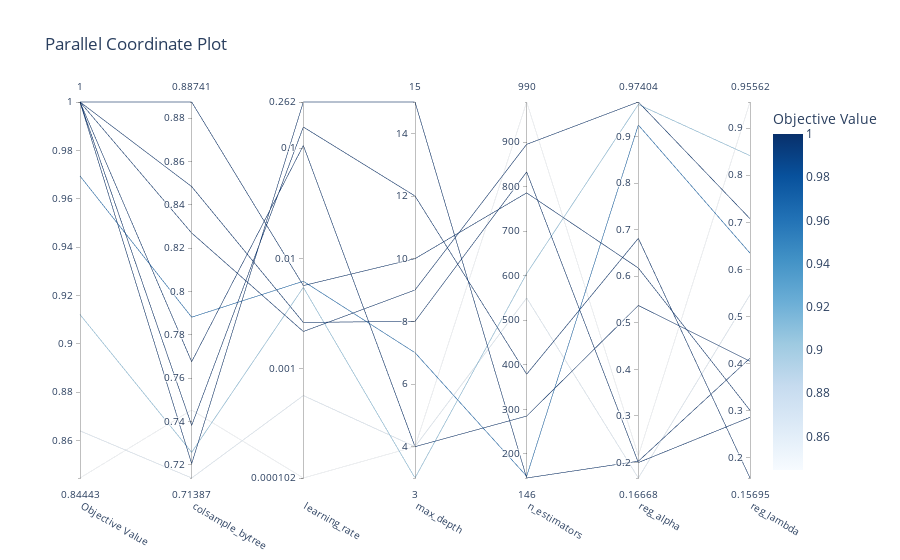

The notebook cell saved with this chart:
### Code cell
vis.plot_parallel_coordinate(study).show()

### Figure 1 — Plotly figure (JSON) as saved in the notebook; plotly's stock layout.template omitted (floating-point values rounded to 4 significant figures)
{"data": [{"dimensions": [{"label": "Objective Value", "range": [0.8444, 1], "values": [0.9694, 1, 0.8444, 1, 0.8639, 0.912, 1, 1, 1, 1]}, {"label": "colsample_bytree", "range": [0.7139, 0.8874], "values": [0.7881, 0.7382, 0.7452, 0.827, 0.7139, 0.7257, 0.8874, 0.7675, 0.8484, 0.7205]}, {"label": "learning_rate", "range": [-3.991, -0.5823], "ticktext": ["0.000102", "0.001", "0.01", "0.1", "0.262"], "tickvals": [-3.991, -3, -2, -1, -0.5823], "values": [-2.207, -0.8092, -3.991, -2.663, -3.243, -2.263, -2.246, -0.9759, -2.58, -0.5823]}, {"label": "max_depth", "range": [3, 15], "values": [7, 12, 4, 9, 4, 3, 10, 4, 8, 15]}, {"label": "n_estimators", "range": [146, 990], "values": [150, 379, 990, 895, 550, 605, 786, 285, 833, 146]}, {"label": "reg_alpha", "range": [0.1667, 0.974], "values": [0.9246, 0.6813, 0.2143, 0.974, 0.1667, 0.9687, 0.6175, 0.5371, 0.1999, 0.2027]}, {"label": "reg_lambda", "range": [0.157, 0.9556], "values": [0.6346, 0.157, 0.9556, 0.7077, 0.5461, 0.8416, 0.3008, 0.405, 0.2858, 0.4113]}], "labelangle": 30, "labelside": "bottom", "line": {"color": [0.9694, 1, 0.8444, 1, 0.8639, 0.912, 1, 1, 1, 1], "colorbar": {"title": {"text": "Objective Value"}}, "colorscale": [[0, "rgb(247,251,255)"], [0.125, "rgb(222,235,247)"], [0.25, "rgb(198,219,239)"], [0.375, "rgb(158,202,225)"], [0.5, "rgb(107,174,214)"], [0.625, "rgb(66,146,198)"], [0.75, "rgb(33,113,181)"], [0.875, "rgb(8,81,156)"], [1, "rgb(8,48,107)"]], "reversescale": false, "showscale": true}, "type": "parcoords"}], "layout": {"title": {"text": "Parallel Coordinate Plot"}}}
